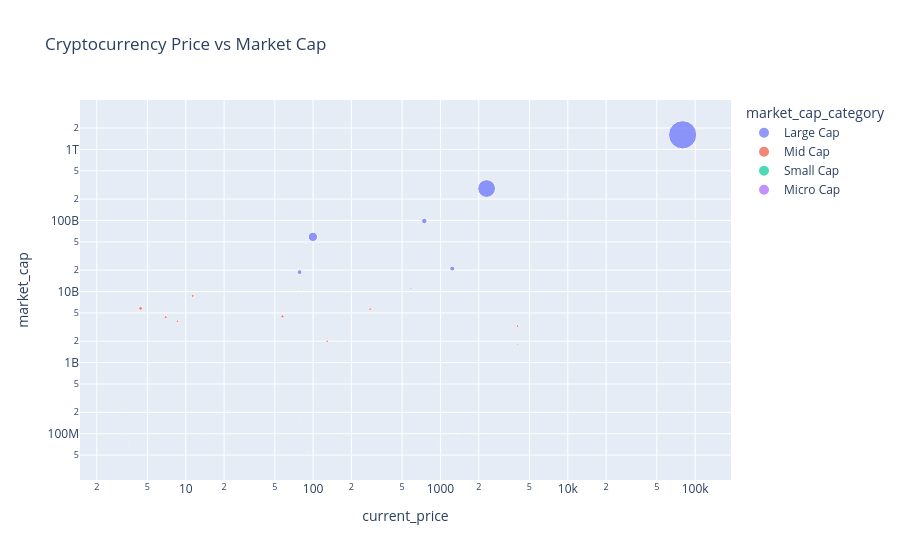

The cell this chart's notebook holds for it:
### Code cell
# Interactive Visualization
# Market Cap vs Price

import plotly.express as px
fig = px.scatter(
    crypto_df,
    x="current_price",
    y="market_cap",
    hover_name="name",
    size="total_volume",
    color="market_cap_category",
    log_x=True,
    log_y=True,
    title="Cryptocurrency Price vs Market Cap"
)

fig.show()

### Figure 1 — Plotly figure (JSON) as saved in the notebook; plotly's stock layout.template omitted (floating-point values rounded to 4 significant figures)
{"data": [{"hovertemplate": "<b>%{hovertext}</b><br><br>market_cap_category=Large Cap<br>current_price=%{x}<br>market_cap=%{y}<br>total_volume=%{marker.size}<extra></extra>", "hovertext": ["Bitcoin", "Ethereum", "BNB", "Solana", "Zcash", "Hyperliquid", "Monero"], "legendgroup": "Large Cap", "marker": {"color": "#636efa", "size": [26480000000.0, 10440000000.0, 1031000000.0, 2851000000.0, 807800000.0, 789800000.0, 134800000.0], "sizemode": "area", "sizeref": 66210000.0, "symbol": "circle"}, "mode": "markers", "name": "Large Cap", "orientation": "v", "showlegend": true, "type": "scatter", "x": [79800.0, 2305.0, 746.9, 99.64, 1237.0, 78.28, 587.5], "xaxis": "x", "y": [1604131274034, 281519109013, 98216391200, 58775153809, 21043722092, 18743599996, 11059880860], "yaxis": "y"}, {"hovertemplate": "<b>%{hovertext}</b><br><br>market_cap_category=Mid Cap<br>current_price=%{x}<br>market_cap=%{y}<br>total_volume=%{marker.size}<extra></extra>", "hovertext": ["WhiteBIT Coin", "LEO Token", "Chainlink", "NEAR Protocol", "Bitcoin Cash", "Litecoin", "Uniswap", "Avalanche", "Tether Gold", "Bittensor", "Quant", "OKB", "Aave", "PAX Gold", "Ethereum Classic", "Venice Token", "KuCoin", "Gate"], "legendgroup": "Mid Cap", "marker": {"color": "#EF553B", "size": [94690000.0, 147500.0, 306000000.0, 504500000.0, 239900000.0, 345400000.0, 317000000.0, 218600000.0, 222400000.0, 108200000.0, 72090000.0, 15500000.0, 223900000.0, 96090000.0, 43420000.0, 36130000.0, 3764000.0, 4520000.0], "sizemode": "area", "sizeref": 66210000.0, "symbol": "circle"}, "mode": "markers", "name": "Mid Cap", "orientation": "v", "showlegend": true, "type": "scatter", "x": [76.51, 9.46, 11.34, 4.42, 280.6, 57.46, 6.96, 8.6, 4030.0, 246.5, 191.4, 110.0, 129.2, 4036.0, 7.36, 22.91, 7.47, 9.7], "xaxis": "x", "y": [9079925289, 8702171716, 8691758366, 5797311664, 5641012002, 4474940941, 4344895981, 3816877108, 3260180948, 2875605403, 2786248823, 2311043041, 1993828593, 1800629777, 1168543812, 1115033746, 1043182422, 1015272719], "yaxis": "y"}, {"hovertemplate": "<b>%{hovertext}</b><br><br>market_cap_category=Small Cap<br>current_price=%{x}<br>market_cap=%{y}<br>total_volume=%{marker.size}<extra></extra>", "hovertext": ["Injective", "Lighter", "Invesco Short Duration US Government Securities Fund", "Dash", "Bitcoin SV", "Kinesis Gold", "Ondo Short-Term U.S. Government Bond Fund", "Gnosis", "Olympus", "Decred", "Arweave", "Ethereum Name Service", "KOGE", "Compound", "Kinesis Silver", "SpaceX (bStocks Tokenized Stock)", "Strategy PP Variable xStock", "Circle Internet Group (bStocks Tokenized Stock)", "lium", "MicroStrategy xStock", "Alpha Bulgaria Warrants", "Circle xStock", "Ultima", "MetaDAO", "Horizen", "Chutes", "Securitize Tokenized AAA CLO Fund", "MultiversX", "Prom"], "legendgroup": "Small Cap", "marker": {"color": "#00cc96", "size": [100600000.0, 69730000.0, 0.0, 55880000.0, 5101000.0, 43580.0, 0.0, 660800.0, 155500.0, 355200.0, 7085000.0, 9369000.0, 74840.0, 11650000.0, 47790.0, 71000000.0, 65970.0, 20870000.0, 2832000.0, 3506000.0, 0.0, 7577000.0, 6899000.0, 964300.0, 8676000.0, 216800.0, 0.0, 1943000.0, 2490000.0], "sizemode": "area", "sizeref": 66210000.0, "symbol": "circle"}, "mode": "markers", "name": "Small Cap", "orientation": "v", "showlegend": true, "type": "scatter", "x": [7.53, 2.81, 11.26, 51.34, 18.01, 130.2, 117.1, 109.4, 19.12, 14.34, 3.38, 5.13, 63.15, 21.16, 54.27, 143.0, 109.3, 78.96, 30.81, 140.0, 3.2, 78.97, 1261.0, 4.71, 5.69, 16.68, 1038.0, 3.33, 5.59], "xaxis": "x", "y": [752469662, 703340832, 688135671, 661129454, 361088892, 356612169, 320510832, 288892454, 285702785, 253314568, 222239906, 216758367, 213457720, 211554875, 199300074, 172642062, 158233701, 156377077, 154579832, 122455523, 114330001, 107726447, 106826510, 106765587, 105143792, 104731265, 104489120, 103648142, 101983185], "yaxis": "y"}, {"hovertemplate": "<b>%{hovertext}</b><br><br>market_cap_category=Micro Cap<br>current_price=%{x}<br>market_cap=%{y}<br>total_volume=%{marker.size}<extra></extra>", "hovertext": ["Apollo Diversified Credit Securitize Fund", "Bitget Wrapped BTC", "Verified Emeralds", "Circle Internet Group (Ondo Tokenized Stock)", "Nexus Mutual", "GMX", "SanDisk (bStocks Tokenized Stock)", "Targon", "Goldfish Gold", "ORE", "Pleasing Gold", "ADI", "ORDI", "Tesla xStock", "yearn.finance", "SpaceX xStock", "SP500 xStock", "Matrixdock Gold", "Numeraire", "TempleDAO", "Kusama", "Micron Technology (bStocks Tokenized Stock)", "Diem", "Royal Euro", "iShares Core S&P 500 ETF (Ondo Tokenized ETF)", "EXOD", "Zano", "Alphabet (bStocks Tokenized Stock)", "Intel (bStocks Tokenized Stock)", "Strategy Stretch Preferred (Ondo Tokenized)", "Strategy (bStocks Tokenized Stock)", "Nasdaq xStock", "NVIDIA xStock", "Venus", "Sygnum FIUSD Liquidity Fund", "SPDR S&P 500 ETF (Ondo Tokenized ETF)", "EfficientFrontier", "Tellor Tributes", "Score", "affine"], "legendgroup": "Micro Cap", "marker": {"color": "#ab63fa", "size": [0.0, 303300.0, 169100.0, 814600.0, 0.0, 7563000.0, 55540000.0, 2853000.0, 135100.0, 1926000.0, 0.0, 6019000.0, 9092000.0, 12240000.0, 2358000.0, 6734000.0, 10470000.0, 601500.0, 8459000.0, 8009.0, 2273000.0, 45420000.0, 748200.0, 0.0, 6102.0, 0.0, 1150000.0, 42800000.0, 12980000.0, 2211000.0, 15890000.0, 1789000.0, 9414000.0, 917200.0, 0.0, 1447000.0, 3316000.0, 7956000.0, 860000.0, 532500.0], "sizemode": "area", "sizeref": 66210000.0, "symbol": "circle"}, "mode": "markers", "name": "Micro Cap", "orientation": "v", "showlegend": true, "type": "scatter", "x": [1108.0, 79970.0, 36.49, 78.98, 57.86, 8.44, 1338.0, 14.21, 4.06, 158.2, 4029.0, 8.26, 3.56, 398.5, 2042.0, 143.0, 771.9, 4039.0, 9.77, 2.93, 3.6, 944.6, 1708.0, 4.13, 781.0, 5.76, 3.81, 293.4, 91.36, 106.3, 139.7, 716.1, 213.1, 2.86, 12080.0, 775.1, 8.09, 16.37, 7.99, 10.34], "xaxis": "x", "y": [95338648, 94683139, 91235004, 91129675, 90692580, 90299116, 87370698, 83237117, 82658595, 81426102, 78584882, 77918398, 74824594, 74575734, 73253122, 72397951, 70202531, 70093996, 70012615, 69404307, 68811373, 64565697, 63191209, 62008637, 60893381, 60165482, 59009069, 57279499, 54304261, 53357751, 51046795, 48905641, 48355252, 48292838, 48290454, 47292472, 46882831, 46404862, 46372200, 45486213], "yaxis": "y"}], "layout": {"legend": {"itemsizing": "constant", "title": {"text": "market_cap_category"}, "tracegroupgap": 0}, "title": {"text": "Cryptocurrency Price vs Market Cap"}, "xaxis": {"anchor": "y", "domain": [0, 1], "title": {"text": "current_price"}, "type": "log"}, "yaxis": {"anchor": "x", "domain": [0, 1], "title": {"text": "market_cap"}, "type": "log"}}}
